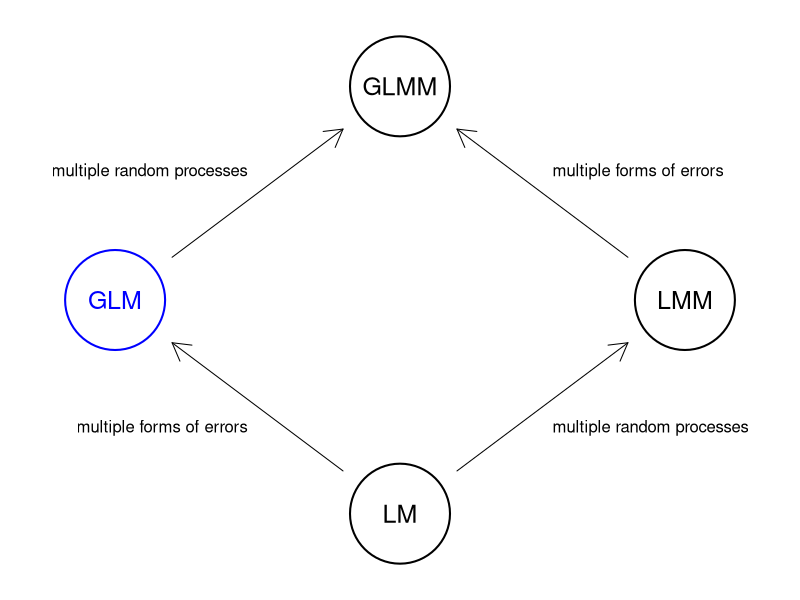
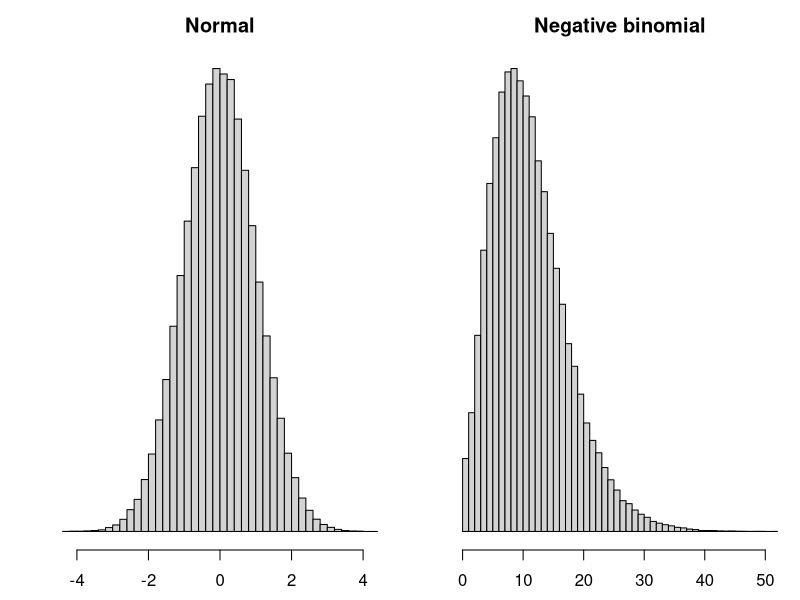
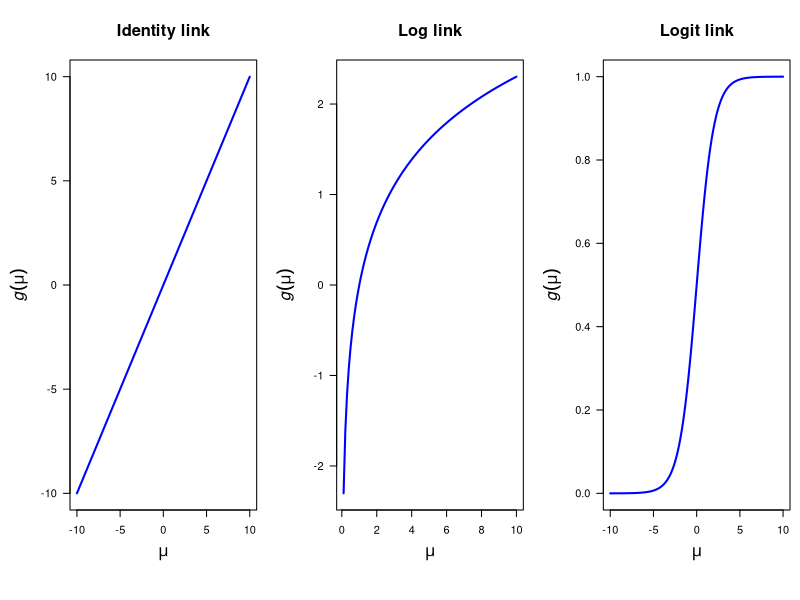

Source code (R) for these figures, in order:
## ---- chunk 1
knitr::opts_chunk$set(echo = FALSE)
## ---- chunk 2
par(mai = rep(0, 4), omi = rep(0, 4), bg = NA)

## order: GLM, LM, GLMM, LMM
xx <- c(1, 2, 2, 3) * 10
yy <- c(2, 1, 3, 2) * 10

plot(c(7, 33), c(7, 33), type = "n", xlim = c(7, 33), ylim = c(7, 33),
     xaxt = "n", yaxt = "n", xlab = "", ylab = "",
     bty = "n")
symbols(xx, yy, circle = rep(2, 4), inches = 0.5, add = TRUE,
        lwd = 2, fg = c("blue", "black", "black", "black"), bg = "white")
text(xx, yy, c("GLM", "LM", "GLMM", "LMM"), cex = 1.5,
     col = c("blue", "black", "black", "black"))
## from LM to GLM
arrows(xx[2]-2, yy[2]+2, xx[1]+2, yy[1]-2, length = 0.2)
text(15, 14, "multiple forms of errors", pos = 2)
## from LM to LMM
arrows(xx[2]+2, yy[2]+2, xx[4]-2, yy[4]-2, length = 0.2)
text(25, 14, "multiple random processes", pos = 4)
## from GLM to GLMM
arrows(xx[1]+2, yy[1]+2, xx[3]-2, yy[3]-2, length = 0.2)
text(15, 26, "multiple random processes", pos = 2)
## from LMM to GLMM
arrows(xx[4]-2, yy[4]+2, xx[3]+2, yy[3]-2, length = 0.2)
text(25, 26, "multiple forms of errors", pos = 4)
## ---- chunk 3
par(mfrow = c(1, 2), mai = c(0.5, 0.5, 0.5, 0.1), omi = rep(0, 4), bg = NA)

hist(rnorm(1e5), breaks = 50,
     yaxt = "n", xlab = expression(epsilon), main = "Normal")

hist(rnbinom(1e5, 5, 0.3), breaks = 50,
     yaxt = "n", xlab = expression(epsilon), main = "Negative binomial")
## ---- chunk 4
## set plot area
par(mfrow = c(1, 3),
    mai = c(0.9, 0.7, 0.6, 0.1),
    omi = c(0, 0, 0, 0),
    cex.lab = 1.5, cex.main = 1.5)

## identity link
plot(seq(-100,100)/10, seq(-100,100)/10, las = 1, type = "l", lwd = 2, col = "blue",
     ylab = expression(italic(g(mu))), xlab = expression(italic(mu)),
     main = "Identity link")

## log link
plot(seq(100)/10, log(seq(100)/10), las = 1, type = "l", lwd = 2, col = "blue",
     ylab = expression(italic(g(mu))), xlab = expression(italic(mu)),
     main = "Log link")


## logit link
plot(seq(-100,100)/10, plogis(seq(-100,100)/10), las = 1, type = "l", lwd = 2, col = "blue",
     ylab = expression(italic(g(mu))), xlab = expression(italic(mu)),
     main = "Logit link")


